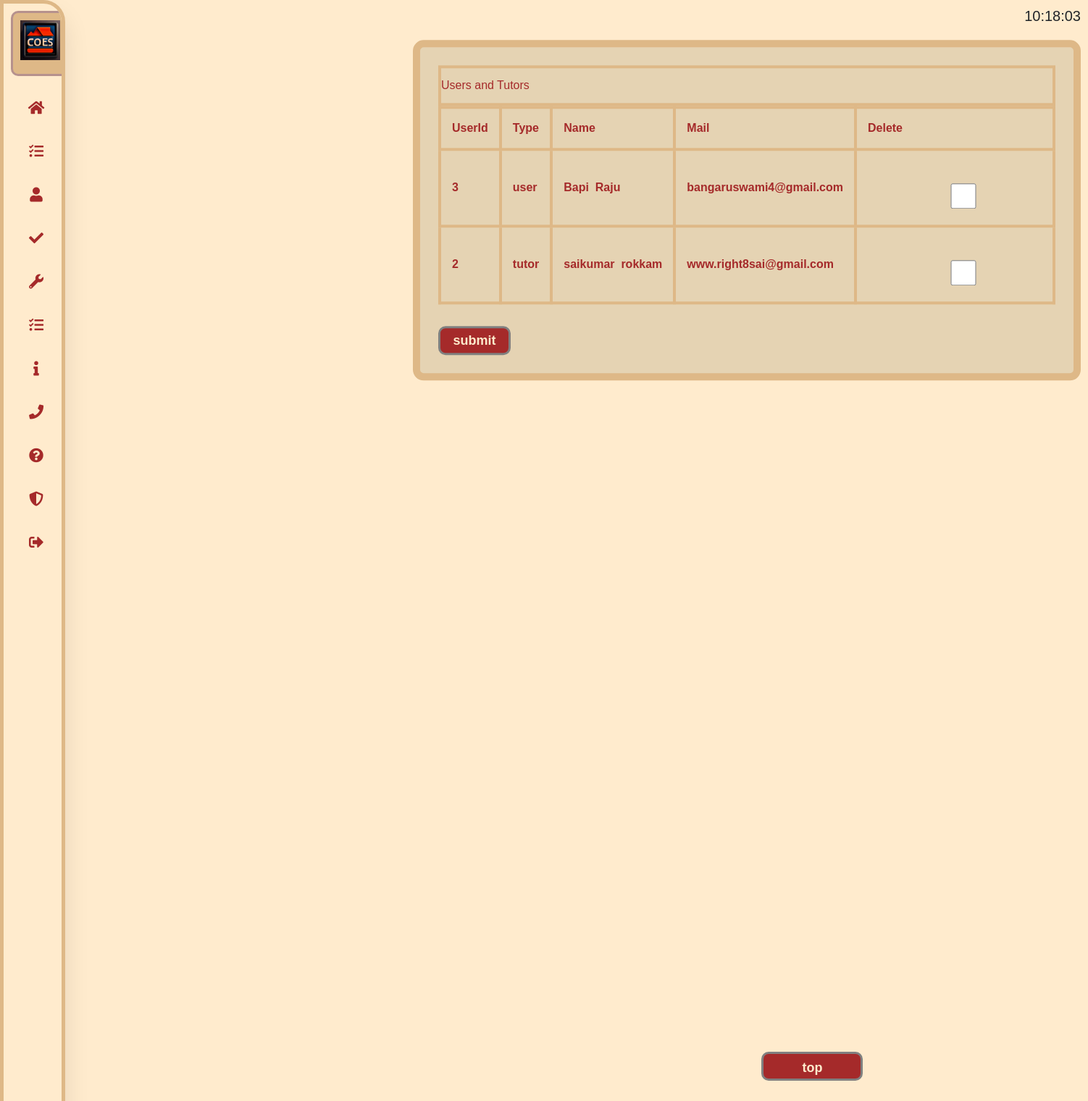
/gousertutor (signed in), run on the app's committed database.
### website/models.py (models this page shows)
class User(db.Model,UserMixin):
	id = db.Column(db.Integer,primary_key=True)
	email =db.Column(db.String(250),unique=True)
	types =db.Column(db.String(250),nullable=False)
	password=db.Column(db.String(500),nullable=False)
	firstname=db.Column(db.String(150),nullable=False)
	lastname=db.Column(db.String(150),nullable=False)
	status = db.relationship('logstat',back_populates="user")
	names = db.relationship("Names", back_populates="user")
	result = db.relationship("Result", back_populates="user")
	top = db.relationship("Top", back_populates="user")
	ctime = db.relationship("Ctime", back_populates="user")

### website/auth.py (the view)
@auth.route('/gousertutor',methods=['POST','GET'])
@login_required
def gousertutor():
	a=User.query.filter(User.types=='user').all()
	b=User.query.filter(User.types=='tutor').all()
	al=len(a)
	bl=len(b)
	return render_template('delete.html',user=current_user,alen=al,blen=bl,tutor=b,useri=a)

### website/__init__.py (called while the page is built)
def  create_app():
	app = Flask(__name__,static_folder='static', template_folder='templates')
	app.config['SECRET_KEY']='solopop'
	app.config['SQLALCHEMY_DATABASE_URI']=f'sqlite:///{DB_NAME}'
	db.init_app(app)
	from .views import views
	from .auth import auth
	app.register_blueprint(views,url_prefix='/')
	app.register_blueprint(auth,url_prefix='/')
	from .models import User
	with app.app_context():
		db.create_all()
	login_manager = LoginManager()
	login_manager.login_view = 'auth.login'
	login_manager.init_app(app)
	@login_manager.user_loader
	def load_user(id):
		return User.query.get(int(id))
	return app

### website/templates/delete.html (shortened to what this page needs)
{% extends "base.html" %}
{% block content%}
<form class="form" id="adds" >
<div  >
<table >
	<caption >Users and Tutors</caption>
	<thead>
		<tr>
		<th>UserId</th>
		<th>Type</th>
		<th>Name</th>
		<th>Mail</th>
		<th>Delete</th>
	</tr>
	</thead>
		<tbody>
		{% for i in range(alen)%}
	<tr>
		<th>{{useri[i].id}}</th>
		<th>{{useri[i].types}}</th>
		<th>{{useri[i].firstname}}&nbsp;&nbsp;{{useri[i].lastname}}</th>
		<th>{{useri[i].email}}</th>
		<th>
			<input type="checkbox" name="deleteu" id="deleteu" value="{{useri[i].id}}">
		</th>
	</tr>
	{% endfor %}
	{% for i in range(blen)%}
	<tr>
		<th>{{tutor[i].id}}</th>
		<th>{{tutor[i].types}}</th>
		<th>{{tutor[i].firstname}}&nbsp;&nbsp;{{tutor[i].lastname}}</th>
		<th>{{tutor[i].email}}</th>
		<th><input type="checkbox" name="deleteu" id="deleteu" value="{{tutor[i].id}}"></th>
	</tr>
	{% endfor %}
	</tbody>
	</table>
	</div>
	<button onclick="subs()" class="btnn">submit</button>
</form>
<a href="#top" class="btn">top</a>
{% endblock %}

### website/static/css/makelogs.css (style rules this page uses)
* { margin: 0; padding: 0; outline: none; border: none; text-decoration: none; box-align: border-box; font-family: "poppins",sans-serif; }
body { background-color: blanchedalmond; }
a { position: relative; color: rgb(85,83,83); font-size: 15px; display: table; width: 300px; text-decoration: none; padding: 10px; }
.nav-item:hover, { font-family:Courier; }
.btn { width: 100px; height: 40px; background: #ff7200; border: 2px solid #ff7200; margin-top: 13px; color: #fff; font-size: 15px; border-bottom-right-radius: 5px; border-bottom-left-radius: 5px; transition: 0.2s ease; cursor: pointer; }
.form { width: auto; height: auto; color: darkred; background: #E5D3B3; border-radius: 30px; border: 10px solid burlywood; position: absolute; top: 60px; font-family: Sans-serif; left: 570px; transform: translate(0%,-1%); border-radius: 15px; padding: 25px; }
.form input { width: 240px; height: 35px; color: lightsteelblue; font-family: Arial; background: transparent; border-bottom: 1px solid saddlebrown; border-top: none; border-right: none; border-left: none; color: saddlebrown; font-size: 25px; letter-spacing: 1px; margin-top: 30px; font-family: sans-serif; }
::placeholder { color:saddlebrown; font-family: Arial; }
.btnn { width: 100px; height: 40px; color: blanchedalmond; background-color: brown; font-weight: bold; margin-top: 30px; font-size: 18px; border: 3px solid gray; border-radius: 10px; cursor: pointer; transition: 0.4s ease; }
.btn { width: 140px; height: 40px; color: blanchedalmond; background-color: brown; font-weight: bold; margin-top: 30px; font-size: 18px; border: 3px solid gray; border-radius: 10px; position: fixed; left: 70%; bottom: 10%; cursor: pointer; transition: 0.4s ease; }
input[type=checkbox] { transform: scale(2.3); position: relative; left: 90%; }

### website/templates/delete.html (style rules this page uses)
table, th, td,caption { border: 4px solid burlywood; color: brown; }
caption { caption-side: top; }
th, td { padding: 15px; }
input[type=checkbox] { transform: scale(1.0); position: relative; left: 5%; }

### data on the page
User: id "3", types "user", firstname "Bapi", lastname "Raju", email "bangaruswami4@gmail.com"
User: id "2", types "tutor", firstname "saikumar", lastname "rokkam", email "www.right8sai@gmail.com"
